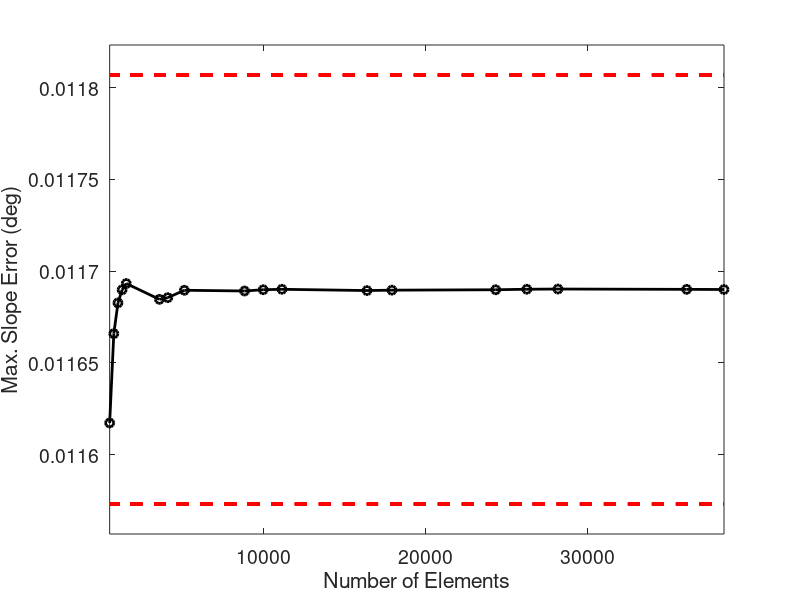
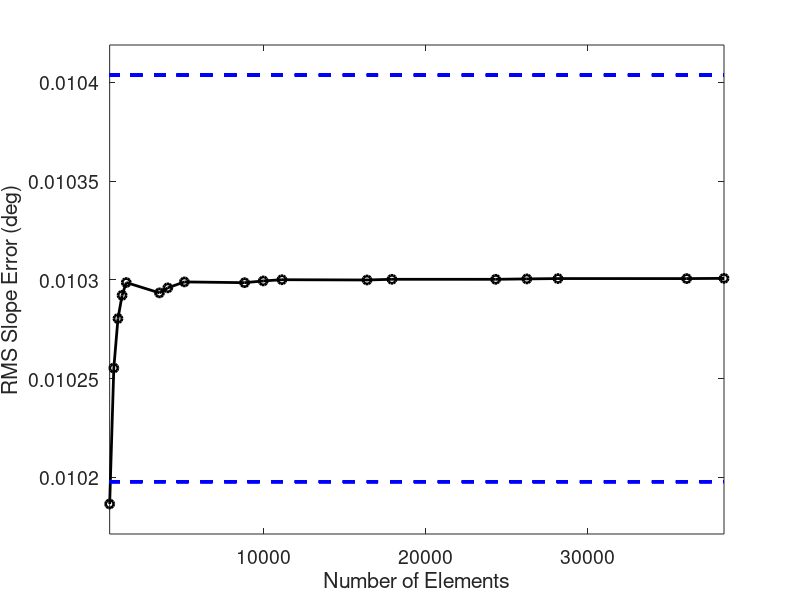

The MATLAB source for these figures, in order:
clc
clear
close all

% load("quad_convergence_v4_pt1.mat")
% load("quad_convergence_v4_pt2.mat")
% 
% element_count = [element_count_pt1;  element_count_pt2];
% mesh_size = [mesh_size_pt1; mesh_size_pt2];
% rms_slope = [rms_slope_pt1; rms_slope_pt2];
% max_slope = [max_slope_pt1; max_slope_pt2];

load("quad_mesh_D_low_t_high.mat")

max_slope_deg = rad2deg(max_slope);
max_slope_bounds = [0.99 1.01]*max_slope_deg(end);
rms_slope_deg = rad2deg(rms_slope);
rms_slope_bounds = [0.99 1.01]*rms_slope_deg(end);

figure; hold on; axis padded; box on;
plot(element_count,max_slope_deg,"o-","LineWidth",2,"Color","k")
plot(element_count,ones(length(element_count))*max_slope_bounds(1),...
    "--","LineWidth",2,"Color","r")
plot(element_count,ones(length(element_count))*max_slope_bounds(2),...
    "--","LineWidth",2,"Color","r")
xlim([element_count(1),element_count(end)])
xlabel("Number of Elements")
ylabel("Max. Slope Error (deg)")
set(gcf,'Units','Inches','Position',[1,1,4.5*1.3,3*1.3]);
set(gca,'FontSize',14)
hold off;

figure; hold on; axis padded; box on;
plot(element_count,rms_slope_deg,"o-","LineWidth",2,"Color","k")
plot(element_count,ones(length(element_count))*rms_slope_bounds(1),...
    "--","LineWidth",2,"Color","b")
plot(element_count,ones(length(element_count))*rms_slope_bounds(2),...
    "--","LineWidth",2,"Color","b")
xlim([element_count(1),element_count(end)])
xlabel("Number of Elements")
ylabel("RMS Slope Error (deg)")
set(gcf,'Units','Inches','Position',[1,1,4.5*1.3,3*1.3]);
set(gca,'FontSize',14)
hold off;
